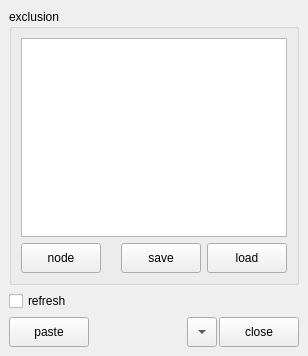
<?xml version="1.0" encoding="UTF-8"?>
<ui version="4.0">
 <class>MainWindow</class>
 <widget class="QMainWindow" name="MainWindow">
  <property name="geometry">
   <rect>
    <x>0</x>
    <y>0</y>
    <width>308</width>
    <height>356</height>
   </rect>
  </property>
  <property name="windowTitle">
   <string>MainWindow</string>
  </property>
  <widget class="QWidget" name="centralwidget">
   <layout class="QVBoxLayout" name="verticalLayout_2">
    <item>
     <widget class="QGroupBox" name="groupBox">
      <property name="title">
       <string>exclusion</string>
      </property>
      <layout class="QVBoxLayout" name="verticalLayout">
       <item>
        <widget class="QPlainTextEdit" name="plainTextEdit"/>
       </item>
       <item>
        <layout class="QHBoxLayout" name="horizontalLayout_2">
         <item>
          <widget class="QPushButton" name="nodeButton">
           <property name="minimumSize">
            <size>
             <width>80</width>
             <height>30</height>
            </size>
           </property>
           <property name="text">
            <string>node</string>
           </property>
          </widget>
         </item>
         <item>
          <spacer name="horizontalSpacer_2">
           <property name="orientation">
            <enum>Qt::Horizontal</enum>
           </property>
           <property name="sizeHint" stdset="0">
            <size>
             <width>40</width>
             <height>20</height>
            </size>
           </property>
          </spacer>
         </item>
         <item>
          <widget class="QPushButton" name="saveButton">
           <property name="minimumSize">
            <size>
             <width>80</width>
             <height>30</height>
            </size>
           </property>
           <property name="text">
            <string>save</string>
           </property>
          </widget>
         </item>
         <item>
          <widget class="QPushButton" name="loadButton">
           <property name="minimumSize">
            <size>
             <width>80</width>
             <height>30</height>
            </size>
           </property>
           <property name="text">
            <string>load</string>
           </property>
          </widget>
         </item>
        </layout>
       </item>
      </layout>
     </widget>
    </item>
    <item>
     <widget class="QCheckBox" name="useRefreshCheckBox">
      <property name="text">
       <string>refresh</string>
      </property>
     </widget>
    </item>
    <item>
     <layout class="QHBoxLayout" name="horizontalLayout">
      <property name="spacing">
       <number>2</number>
      </property>
      <item>
       <widget class="QPushButton" name="pasteButton">
        <property name="minimumSize">
         <size>
          <width>80</width>
          <height>30</height>
         </size>
        </property>
        <property name="text">
         <string>paste</string>
        </property>
       </widget>
      </item>
      <item>
       <spacer name="horizontalSpacer">
        <property name="orientation">
         <enum>Qt::Horizontal</enum>
        </property>
        <property name="sizeHint" stdset="0">
         <size>
          <width>40</width>
          <height>20</height>
         </size>
        </property>
       </spacer>
      </item>
      <item>
       <widget class="QToolButton" name="minimizeButton">
        <property name="minimumSize">
         <size>
          <width>30</width>
          <height>30</height>
         </size>
        </property>
        <property name="toolTip">
         <string>最小化</string>
        </property>
        <property name="text">
         <string>...</string>
        </property>
        <property name="arrowType">
         <enum>Qt::DownArrow</enum>
        </property>
       </widget>
      </item>
      <item>
       <widget class="QPushButton" name="closeButton">
        <property name="minimumSize">
         <size>
          <width>80</width>
          <height>30</height>
         </size>
        </property>
        <property name="toolTip">
         <string>閉じる</string>
        </property>
        <property name="text">
         <string>close</string>
        </property>
       </widget>
      </item>
     </layout>
    </item>
   </layout>
  </widget>
 </widget>
 <resources/>
 <connections/>
</ui>
